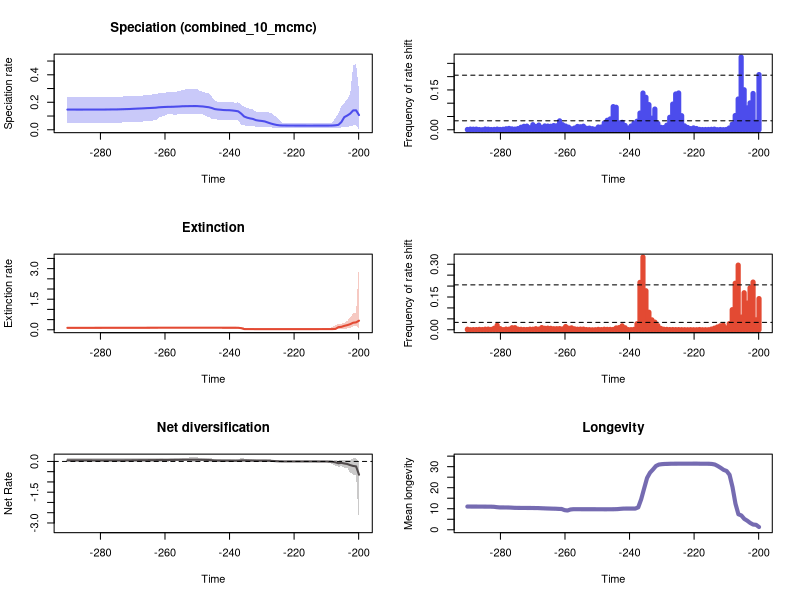

This figure's R source:


pdf(file='C:/Users/SimoesLabAdmin/Documents/pyrate_workshop/rjmcmc/RTT_plots.pdf',width=10, height=15)
par(mfrow=c(3,2))
library(scales)

time=c(-199.88428268500002, -200.79696805500004,-201.709653425,-202.62233879500002,-203.53502416500004,-204.447709535,-205.36039490500002,-206.27308027499998,-207.185765645,-208.09845101500002,-209.011136385,-209.923821755,-210.83650712500003,-211.749192495,-212.661877865,-213.57456323500003,-214.487248605,-215.399933975,-216.31261934500003,-217.225304715,-218.137990085,-219.05067545500003,-219.963360825,-220.87604619500001,-221.78873156500003,-222.701416935,-223.61410230500002,-224.52678767500004,-225.439473045,-226.35215841500002,-227.26484378500004,-228.177529155,-229.09021452500002,-230.00289989500004,-230.915585265,-231.82827063500002,-232.74095600500004,-233.653641375,-234.56632674500003,-235.479012115,-236.391697485,-237.30438285500003,-238.217068225,-239.129753595,-240.04243896500003,-240.955124335,-241.867809705,-242.78049507500003,-243.693180445,-244.60586581500002,-245.51855118500004,-246.431236555,-247.34392192500002,-248.25660729500004,-249.169292665,-250.08197803500002,-250.99466340500004,-251.907348775,-252.82003414500002,-253.73271951500004,-254.645404885,-255.55809025500002,-256.47077562500004,-257.383460995,-258.296146365,-259.20883173500005,-260.121517105,-261.03420247500003,-261.94688784500005,-262.859573215,-263.77225858500003,-264.684943955,-265.597629325,-266.51031469500003,-267.423000065,-268.335685435,-269.24837080500004,-270.161056175,-271.073741545,-271.98642691500004,-272.899112285,-273.811797655,-274.72448302500004,-275.637168395,-276.549853765,-277.46253913500004,-278.375224505,-279.287909875,-280.20059524500004,-281.113280615,-282.025965985,-282.93865135500005,-283.851336725,-284.76402209500003,-285.67670746500005,-286.589392835,-287.50207820500003,-288.41476357500005,-289.327448945,-290.24013431500003)
rate=c(0.10692762002462458, 0.14143063194730743,0.1408583720387396,0.1175638399892511,0.10347438594707739,0.09188846666765288,0.05577011122500336,0.035884385284197365,0.03260960086323869,0.03098234134550358,0.03044540423366038,0.030293728951942028,0.03026707434879625,0.030276536957536328,0.030293728951942028,0.030294239289929477,0.03023486351782015,0.030247746131309088,0.030262960975038184,0.030293728951942028,0.030300512930786044,0.030335442682269884,0.030399050537897012,0.030581999399352536,0.030689041407008698,0.03088374762774341,0.03112660002387566,0.032073788515928944,0.03514885300298991,0.04002259940447517,0.04592814496183137,0.053086008321079486,0.06064941003145962,0.06413567502457695,0.06636939536197832,0.07003087664946578,0.07871955853799008,0.08272791231549834,0.08817155055708176,0.09660287073454682,0.11753000251362739,0.134023723225072,0.1377003517932866,0.14031670112164624,0.14230019583661077,0.14267658030621888,0.14356170898960313,0.14580270939297765,0.1474693161662518,0.15060465296069875,0.15835562668421505,0.16384653664036916,0.1665168796950761,0.16951697458473838,0.17073412226032275,0.17234104870396855,0.17240697891896128,0.17228254024890138,0.17182312189279342,0.17150017240326113,0.1710303791613676,0.1694901968314205,0.16857026684417498,0.1674887342792721,0.16691914447582898,0.16666243986407747,0.1658144837335493,0.1646504885369544,0.16327453936117287,0.16049472560382078,0.15946222011705122,0.15827012815203823,0.15744070409959052,0.15614290430935146,0.1550796393368125,0.15428795520969718,0.15322190746312603,0.15218344862003794,0.15088296437425952,0.15030871154267716,0.1495547311319481,0.14886425201060963,0.14812575398110864,0.14798586294078142,0.1478047387163846,0.14752008074073258,0.14719970199113516,0.14700991009282016,0.14698451633895418,0.14694458306318497,0.14690239753644202,0.14689429279650956,0.1468826589675975,0.14684458720998553,0.14677371099045006,0.14676332358068325,0.14677371099045006,0.14689313391692238,0.14688798279002532,0.146953991660505)
minHPD=c(0.0013286725953183893, 0.03351336335662924,0.03158179587050535,0.024474029602170617,0.021860579526730265,0.020764458917824823,0.01771391734824462,0.01179726794492273,0.01179726794492273,0.012115759307238237,0.013173826836856636,0.012670011170462679,0.012670011170462679,0.012704188150016638,0.012670011170462679,0.012670011170462679,0.013173826836856636,0.013173826836856636,0.013173826836856636,0.013173826836856636,0.013103651654014668,0.013030772832812334,0.012670011170462679,0.013173826836856636,0.013173826836856636,0.012615563010324614,0.012670011170462679,0.01179726794492273,0.013324881367684624,0.01415886571340807,0.020526010446565778,0.02079267620491833,0.02079267620491833,0.020826445687196753,0.021274767961725463,0.02233684572196192,0.026636168716856864,0.02732268098732407,0.027926940490020785,0.03226451612352614,0.03496633614530544,0.06780189071563826,0.06878858251834107,0.07144423091079627,0.07140703292524275,0.07140703292524275,0.07144423091079627,0.07390240183301501,0.07468584565481907,0.07499925837069762,0.07809248850458099,0.09334822856599737,0.10018936303841994,0.11184147535578999,0.11294564385978159,0.1122589343490455,0.11184147535578999,0.11212812826659982,0.11212812826659982,0.11294564385978159,0.11103120174902989,0.11216437026287453,0.11088745508946811,0.11103120174902989,0.11216437026287453,0.11170473664821651,0.10224572020164009,0.09634065549908738,0.08968650417222426,0.06944645981770699,0.06784003471087335,0.0630781153292354,0.062101541399453376,0.06214179622590244,0.054280659015724056,0.05705094769660646,0.054525213294776394,0.05496305118703645,0.05480960315747323,0.05504099232311045,0.05462523898017182,0.05171672863253143,0.05252930694981419,0.05252930694981419,0.05252930694981419,0.05252091768085915,0.05252091768085915,0.05252091768085915,0.05216083432933378,0.05216083432933378,0.05252091768085915,0.05252930694981419,0.05252930694981419,0.05252930694981419,0.05252930694981419,0.05252930694981419,0.05252091768085915,0.05252091768085915,0.05252930694981419,0.05252091768085915)
maxHPD=c(0.2844054404718683, 0.4810406908829116,0.46563254903878876,0.26071613656788983,0.22186720087104408,0.19601632108709585,0.17399830582842302,0.11697452197234887,0.08721151296472439,0.053600615586302094,0.049551355811786685,0.04807739687463674,0.0479442694908537,0.04795804409825446,0.047868829910490795,0.0478536885203316,0.04805362335853666,0.04795804409825446,0.04795804409825446,0.04799437051230955,0.04795804409825446,0.0481084079406055,0.047957504484866194,0.049397494228450405,0.04995839573791427,0.05080061617311941,0.05274925550486497,0.06801994240112691,0.09384836150005946,0.10643646551765637,0.12463743541868175,0.12629051154934784,0.1265833949072699,0.12738066487133215,0.12850326445029847,0.13180991467967415,0.1473367692783296,0.1522564531347728,0.15984175413751814,0.16995417598604068,0.1817511320957063,0.1995671455094031,0.1968164341142369,0.20009283572910297,0.20242633858633,0.20279545274277785,0.2026226032704648,0.20492106788560893,0.20494513005460838,0.21269155432575942,0.240199317336342,0.2663135688912512,0.2702687882972074,0.2772497727262373,0.28178230872124793,0.2978626429660824,0.2978626429660824,0.2999799096533808,0.29500745860744365,0.2934686580767304,0.2901118153526924,0.28178230872124793,0.2774442513507836,0.27363166751461593,0.27363166751461593,0.2733694006315496,0.2694628756255862,0.265624432588734,0.2663804652176809,0.2570760904972563,0.2570760904972563,0.25253215071774926,0.25163028228179307,0.2515206499805972,0.24375407735738916,0.24769187281259253,0.24375407735738916,0.24375407735738916,0.2432002833259058,0.2432002833259058,0.2424877294613666,0.23885247439096036,0.23773504895801106,0.23773504895801106,0.23773504895801106,0.23773504895801106,0.2378570648341089,0.23773504895801106,0.23717777592736355,0.23717777592736355,0.23773504895801106,0.23773504895801106,0.23773504895801106,0.23773504895801106,0.23773504895801106,0.23773504895801106,0.23784037315064316,0.23784037315064316,0.23800709210422255,0.23885247439096036)
remove_na = !is.na(rate)
time = time[remove_na]
plot(time,time,type = 'n', ylim = c(0, 0.5291447599712028), xlim = c(-290.696477,-199.42794), ylab = 'Speciation rate', xlab = 'Time',main='Speciation (combined_10_mcmc)' )
polygon(c(time, rev(time)), c(maxHPD[remove_na], rev(minHPD[remove_na])), col = alpha('#4c4cec',0.3), border = NA)
lines(time,rate[remove_na], col = '#4c4cec', lwd=2)
mids=c(-199.8888922070707, -200.81079662121212,-201.73270103535356,-202.65460544949497,-203.57650986363637,-204.49841427777778,-205.4203186919192,-206.34222310606063,-207.26412752020204,-208.18603193434345,-209.10793634848486,-210.02984076262626,-210.9517451767677,-211.8736495909091,-212.79555400505052,-213.71745841919193,-214.63936283333334,-215.56126724747475,-216.48317166161618,-217.4050760757576,-218.326980489899,-219.2488849040404,-220.17078931818182,-221.09269373232326,-222.01459814646466,-222.93650256060607,-223.85840697474748,-224.7803113888889,-225.7022158030303,-226.62412021717174,-227.54602463131314,-228.46792904545455,-229.38983345959596,-230.3117378737374,-231.2336422878788,-232.15554670202022,-233.07745111616163,-233.99935553030303,-234.92125994444444,-235.84316435858588,-236.7650687727273,-237.6869731868687,-238.6088776010101,-239.53078201515154,-240.45268642929295,-241.37459084343436,-242.29649525757577,-243.21839967171718,-244.1403040858586,-245.0622085,-245.98411291414143,-246.90601732828284,-247.82792174242425,-248.74982615656566,-249.6717305707071,-250.5936349848485,-251.51553939898992,-252.43744381313132,-253.35934822727273,-254.28125264141414,-255.20315705555558,-256.12506146969696,-257.0469658838384,-257.96887029797983,-258.89077471212124,-259.81267912626265,-260.73458354040406,-261.65648795454547,-262.5783923686869,-263.5002967828283,-264.4222011969697,-265.3441056111111,-266.2660100252525,-267.1879144393939,-268.1098188535354,-269.0317232676768,-269.9536276818182,-270.8755320959596,-271.797436510101,-272.71934092424243,-273.64124533838384,-274.56314975252525,-275.4850541666667,-276.4069585808081,-277.32886299494953,-278.25076740909094,-279.17267182323235,-280.09457623737376,-281.01648065151517,-281.9383850656566,-282.860289479798,-283.7821938939394,-284.7040983080808,-285.6260027222222,-286.5479071363636,-287.4698115505051,-288.3917159646465,-289.3136203787879,-290.2355247929293)
counts=c(0.20777777777777778, 0.028686868686868688,0.13666666666666666,0.10121212121212121,0.08262626262626263,0.1506060606060606,0.2738383838383838,0.11575757575757575,0.053636363636363635,0.02101010101010101,0.006767676767676768,0.0011111111111111111,0.00040404040404040404,0.0009090909090909091,0.00030303030303030303,0.0024242424242424242,0.0017171717171717172,0.0011111111111111111,0.0009090909090909091,0.0008080808080808081,0.0014141414141414141,0.004646464646464647,0.0069696969696969695,0.004343434343434344,0.008787878787878787,0.014646464646464647,0.05303030303030303,0.1384848484848485,0.13474747474747475,0.09666666666666666,0.04696969696969697,0.01717171717171717,0.008282828282828282,0.009292929292929294,0.023737373737373738,0.07797979797979798,0.04363636363636364,0.09474747474747475,0.12232323232323232,0.13828282828282829,0.06292929292929293,0.03212121212121212,0.02484848484848485,0.01404040404040404,0.006464646464646465,0.016262626262626263,0.027878787878787878,0.026363636363636363,0.08474747474747475,0.08717171717171718,0.04080808080808081,0.03575757575757576,0.025656565656565655,0.010404040404040403,0.010505050505050505,0.0022222222222222222,0.00404040404040404,0.006262626262626263,0.005757575757575757,0.013434343434343434,0.011313131313131313,0.012525252525252526,0.006464646464646465,0.0033333333333333335,0.009797979797979799,0.01404040404040404,0.019090909090909092,0.033535353535353536,0.01494949494949495,0.01585858585858586,0.013232323232323233,0.013838383838383839,0.014444444444444444,0.008787878787878787,0.017676767676767676,0.012222222222222223,0.01919191919191919,0.007676767676767677,0.013737373737373737,0.013030303030303031,0.009393939393939394,0.0044444444444444444,0.0024242424242424242,0.0033333333333333335,0.005050505050505051,0.0037373737373737376,0.0019191919191919192,0.0012121212121212121,0.0025252525252525255,0.0013131313131313131,0.0009090909090909091,0.0021212121212121214,0.0028282828282828283,0.00020202020202020202,0.0008080808080808081,0.0024242424242424242,0.0022222222222222222,0.0025252525252525255,0.0011111111111111111)
plot(mids,counts,type = 'h', xlim = c(-290.696477,-199.42794), ylim=c(0,0.2738383838383838), ylab = 'Frequency of rate shift', xlab = 'Time',lwd=5,col='#4c4cec')
bf2 = 0.03381964826237545
bf6 = 0.2054932046109184
abline(h=bf2, lty=2)
abline(h=bf6, lty=2)

time=c(-199.88428268500002, -200.79696805500004,-201.709653425,-202.62233879500002,-203.53502416500004,-204.447709535,-205.36039490500002,-206.27308027499998,-207.185765645,-208.09845101500002,-209.011136385,-209.923821755,-210.83650712500003,-211.749192495,-212.661877865,-213.57456323500003,-214.487248605,-215.399933975,-216.31261934500003,-217.225304715,-218.137990085,-219.05067545500003,-219.963360825,-220.87604619500001,-221.78873156500003,-222.701416935,-223.61410230500002,-224.52678767500004,-225.439473045,-226.35215841500002,-227.26484378500004,-228.177529155,-229.09021452500002,-230.00289989500004,-230.915585265,-231.82827063500002,-232.74095600500004,-233.653641375,-234.56632674500003,-235.479012115,-236.391697485,-237.30438285500003,-238.217068225,-239.129753595,-240.04243896500003,-240.955124335,-241.867809705,-242.78049507500003,-243.693180445,-244.60586581500002,-245.51855118500004,-246.431236555,-247.34392192500002,-248.25660729500004,-249.169292665,-250.08197803500002,-250.99466340500004,-251.907348775,-252.82003414500002,-253.73271951500004,-254.645404885,-255.55809025500002,-256.47077562500004,-257.383460995,-258.296146365,-259.20883173500005,-260.121517105,-261.03420247500003,-261.94688784500005,-262.859573215,-263.77225858500003,-264.684943955,-265.597629325,-266.51031469500003,-267.423000065,-268.335685435,-269.24837080500004,-270.161056175,-271.073741545,-271.98642691500004,-272.899112285,-273.811797655,-274.72448302500004,-275.637168395,-276.549853765,-277.46253913500004,-278.375224505,-279.287909875,-280.20059524500004,-281.113280615,-282.025965985,-282.93865135500005,-283.851336725,-284.76402209500003,-285.67670746500005,-286.589392835,-287.50207820500003,-288.41476357500005,-289.327448945,-290.24013431500003)
rate=c(0.4465297739316165, 0.3644487734746429,0.34515927967285803,0.2746541299696188,0.22718380362748639,0.1923405793572463,0.1415920029576524,0.12900794238677277,0.04025001989127146,0.034066010291988885,0.032595539408280735,0.03224403581720728,0.03215852445287082,0.03186980607262451,0.03165077177409059,0.031433997308034936,0.031347648756431215,0.031316601579476806,0.031311341711157625,0.03130908967945673,0.03130908967945673,0.03130318956414992,0.03130318956414992,0.03130318956414992,0.0313034462362238,0.0313038140377,0.0313038140377,0.031305105099435654,0.03130801115659562,0.031311341711157625,0.031313439045884635,0.03131971969450042,0.03132264186035222,0.03134990630139303,0.031392172249314,0.031531609573655514,0.03186130433817034,0.03223456592665855,0.03284868381809251,0.03520266876431537,0.07850847248991462,0.09781658999322425,0.10022544239174372,0.10023536267061778,0.10023536267061778,0.10021869266636237,0.10023564492926829,0.10067796224511294,0.10121887085173081,0.10149292260407554,0.10163656452365935,0.10165555539284533,0.10169766260897198,0.10165555539284533,0.10157343760619064,0.10156964987170536,0.1015382261581057,0.1015382261581057,0.10153087518718928,0.10153054122047475,0.10148004993470688,0.10125724113603646,0.1012173255369506,0.10121615636543928,0.10121615636543928,0.10119627476969666,0.10097980081482515,0.10058970784375634,0.10046808436838174,0.10021869266636237,0.10006656056571475,0.09971147107137525,0.09950107245857068,0.09918163942264692,0.09888870295510171,0.09854100599194127,0.09846386693471594,0.09833784539070808,0.0982797820753768,0.09816058937071531,0.09813490468833395,0.09808697892284912,0.09802235630176384,0.09790389344494181,0.09756943346303071,0.09736003208364205,0.09724470410184799,0.09712267280450405,0.0971171576070563,0.09663030538927905,0.09613001630015414,0.09593583725609864,0.09592767209466525,0.09590141926389431,0.09584724990223598,0.09582647332994518,0.09575637442708408,0.09572756445169428,0.09572192190884882,0.09568862121357846)
minHPD=c(0.07518307453033159, 0.18425906750301246,0.16456375445660693,0.08938609626306813,0.06407493739461921,0.02720132450500402,0.027226248449069238,0.02449121071812861,0.01998916007657294,0.017553106904818642,0.018742947550058103,0.019252204060316507,0.01908393622930934,0.01815106351903861,0.01948406780771443,0.019252204060316507,0.019935830333256476,0.020106346388366007,0.019910890996151082,0.019910890996151082,0.019910890996151082,0.019935830333256476,0.019935830333256476,0.019935830333256476,0.019935830333256476,0.019935830333256476,0.019935830333256476,0.019935830333256476,0.019935830333256476,0.019910890996151082,0.019586301928941282,0.019935830333256476,0.019910890996151082,0.019586301928941282,0.019252204060316507,0.01928870257798218,0.01759740942039068,0.019213115235156078,0.018020517300224963,0.019130957351623675,0.021575644616935723,0.02899885540913854,0.03617067276019679,0.03681757651294651,0.03650795482459856,0.0369050708705796,0.054114926594122946,0.06695682165795527,0.06977649098551213,0.07003411109286851,0.07197262312137115,0.07193317404605973,0.07197262312137115,0.07193317404605973,0.07155391731122729,0.07155391731122729,0.07157624270247971,0.07157624270247971,0.07155391731122729,0.07155391731122729,0.07017333201524445,0.07197262312137115,0.07115062173315365,0.06943711136346786,0.06949004947581516,0.06789933895222132,0.06693619699359753,0.06612526365280182,0.06612526365280182,0.06505203254470314,0.06293319704163443,0.0627123877689573,0.05524917079265074,0.05114137072372788,0.04520656582389735,0.04099688347854359,0.039523070971286316,0.039523070971286316,0.041458082343714495,0.04133101822565212,0.039360221972209015,0.039390478127617624,0.039390478127617624,0.03913013090939532,0.035928690497171956,0.030799926494320038,0.030947303250609504,0.031740087986187,0.03175983686366508,0.028660343147493283,0.02202824242824132,0.022974238539749652,0.022974238539749652,0.022974238539749652,0.02266540119613608,0.02266540119613608,0.022934648458434414,0.022934648458434414,0.022934648458434414,0.022934648458434414)
maxHPD=c(3.244712889647304, 0.8313653905238149,0.7941365652163608,0.6087629149506378,0.4336488937560767,0.3398588875814036,0.2942302464374987,0.2823899696249444,0.21677313762824568,0.13819241501809462,0.09052427118052407,0.07430412660213032,0.06921991816500579,0.05468175561432086,0.04650680990420706,0.044415669007218564,0.044034370803791044,0.04398959675592601,0.04371116732615121,0.043681977477352876,0.043681977477352876,0.04364991807703405,0.04364991807703405,0.04364991807703405,0.04366857716944501,0.04366857716944501,0.04366857716944501,0.043670067457132956,0.043681977477352876,0.04371116732615121,0.04343607709531424,0.0438869218717706,0.043959175229468614,0.04386906872368472,0.044023324838090266,0.04645460982481656,0.07662874696426705,0.08743269660002362,0.09510907137228863,0.11066156901188073,0.12150957338995123,0.13284703974686024,0.13351626379124232,0.1335223299731056,0.13317217046785665,0.1335223299731056,0.14981790586767899,0.14786762342594142,0.14099273085497624,0.13877712657037622,0.13877712657037622,0.13860097172579716,0.13829696242145872,0.13824563554454097,0.13776040848199264,0.13776040848199264,0.1374296834004415,0.1374296834004415,0.1374296834004415,0.13745835457102354,0.13645266612810658,0.13896791638757433,0.13896791638757433,0.13760187559188053,0.1389594507379586,0.14265031913490595,0.14281612459457763,0.1411381187189892,0.14179127869601343,0.1427790723274132,0.14256926728367875,0.14622733353345366,0.1426099388340376,0.1423655239107803,0.1397342820814556,0.1376240870484502,0.13655421290870637,0.13672185087406777,0.13896791638757433,0.13896791638757433,0.13693159617180722,0.13693159617180722,0.13693159617180722,0.13693159617180722,0.13692084518666522,0.13317217046785665,0.13317217046785665,0.13367290475160815,0.13367290475160815,0.13317217046785665,0.13381113500541392,0.13655421290870637,0.13645266612810658,0.1365798758255722,0.1365798758255722,0.1365798758255722,0.13670647058392826,0.1365798758255722,0.1365798758255722,0.1365798758255722)
remove_na = !is.na(rate)
time = time[remove_na]
plot(time,time,type = 'n', ylim = c(0, 3.569184178612035), xlim = c(-290.696477,-199.42794), ylab = 'Extinction rate', xlab = 'Time',main='Extinction' )
polygon(c(time, rev(time)), c(maxHPD[remove_na], rev(minHPD[remove_na])), col = alpha('#e34a33',0.3), border = NA)
lines(time,rate[remove_na], col = '#e34a33', lwd=2)
mids=c(-199.8888922070707, -200.81079662121212,-201.73270103535356,-202.65460544949497,-203.57650986363637,-204.49841427777778,-205.4203186919192,-206.34222310606063,-207.26412752020204,-208.18603193434345,-209.10793634848486,-210.02984076262626,-210.9517451767677,-211.8736495909091,-212.79555400505052,-213.71745841919193,-214.63936283333334,-215.56126724747475,-216.48317166161618,-217.4050760757576,-218.326980489899,-219.2488849040404,-220.17078931818182,-221.09269373232326,-222.01459814646466,-222.93650256060607,-223.85840697474748,-224.7803113888889,-225.7022158030303,-226.62412021717174,-227.54602463131314,-228.46792904545455,-229.38983345959596,-230.3117378737374,-231.2336422878788,-232.15554670202022,-233.07745111616163,-233.99935553030303,-234.92125994444444,-235.84316435858588,-236.7650687727273,-237.6869731868687,-238.6088776010101,-239.53078201515154,-240.45268642929295,-241.37459084343436,-242.29649525757577,-243.21839967171718,-244.1403040858586,-245.0622085,-245.98411291414143,-246.90601732828284,-247.82792174242425,-248.74982615656566,-249.6717305707071,-250.5936349848485,-251.51553939898992,-252.43744381313132,-253.35934822727273,-254.28125264141414,-255.20315705555558,-256.12506146969696,-257.0469658838384,-257.96887029797983,-258.89077471212124,-259.81267912626265,-260.73458354040406,-261.65648795454547,-262.5783923686869,-263.5002967828283,-264.4222011969697,-265.3441056111111,-266.2660100252525,-267.1879144393939,-268.1098188535354,-269.0317232676768,-269.9536276818182,-270.8755320959596,-271.797436510101,-272.71934092424243,-273.64124533838384,-274.56314975252525,-275.4850541666667,-276.4069585808081,-277.32886299494953,-278.25076740909094,-279.17267182323235,-280.09457623737376,-281.01648065151517,-281.9383850656566,-282.860289479798,-283.7821938939394,-284.7040983080808,-285.6260027222222,-286.5479071363636,-287.4698115505051,-288.3917159646465,-289.3136203787879,-290.2355247929293)
counts=c(0.14272727272727273, 0.04575757575757576,0.21828282828282827,0.1923232323232323,0.12222222222222222,0.1694949494949495,0.05808080808080808,0.295959595959596,0.21303030303030304,0.09202020202020202,0.02797979797979798,0.008484848484848486,0.021212121212121213,0.01808080808080808,0.012626262626262626,0.007272727272727273,0.0030303030303030303,0.00020202020202020202,0.00020202020202020202,0.00020202020202020202,0.0011111111111111111,0.00010101010101010101,0.00020202020202020202,0.000505050505050505,0.00010101010101010101,0.00030303030303030303,0.000505050505050505,0.0008080808080808081,0.0007070707070707071,0.00101010101010101,0.0009090909090909091,0.0017171717171717172,0.0023232323232323234,0.006161616161616161,0.01898989898989899,0.03494949494949495,0.045454545454545456,0.0803030303030303,0.1786868686868687,0.3329292929292929,0.21686868686868688,0.027676767676767678,0.0018181818181818182,0.0006060606060606061,0.0008080808080808081,0.009191919191919192,0.01808080808080808,0.009898989898989899,0.008282828282828282,0.0015151515151515152,0.0017171717171717172,0.0018181818181818182,0.0023232323232323234,0.0008080808080808081,0.0018181818181818182,0.00030303030303030303,0.0,0.000505050505050505,0.0008080808080808081,0.0030303030303030303,0.0030303030303030303,0.0025252525252525255,0.004242424242424243,0.008787878787878787,0.007272727272727273,0.014747474747474747,0.00393939393939394,0.005454545454545455,0.004949494949494949,0.0048484848484848485,0.006464646464646465,0.007272727272727273,0.006767676767676768,0.01,0.0028282828282828283,0.004949494949494949,0.0024242424242424242,0.0028282828282828283,0.0011111111111111111,0.0013131313131313131,0.0021212121212121214,0.0030303030303030303,0.009595959595959595,0.009393939393939394,0.0026262626262626263,0.0031313131313131315,0.0006060606060606061,0.005151515151515152,0.020606060606060607,0.0069696969696969695,0.0017171717171717172,0.0030303030303030303,0.0026262626262626263,0.00101010101010101,0.0018181818181818182,0.0008080808080808081,0.0008080808080808081,0.00030303030303030303,0.0025252525252525255)
plot(mids,counts,type = 'h', xlim = c(-290.696477,-199.42794), ylim=c(0,0.3329292929292929), ylab = 'Frequency of rate shift', xlab = 'Time',lwd=5,col='#e34a33')
abline(h=bf2, lty=2)
abline(h=bf6, lty=2)
#Net Diversification Rate
time=c(-199.88428268500002, -200.79696805500004,-201.709653425,-202.62233879500002,-203.53502416500004,-204.447709535,-205.36039490500002,-206.27308027499998,-207.185765645,-208.09845101500002,-209.011136385,-209.923821755,-210.83650712500003,-211.749192495,-212.661877865,-213.57456323500003,-214.487248605,-215.399933975,-216.31261934500003,-217.225304715,-218.137990085,-219.05067545500003,-219.963360825,-220.87604619500001,-221.78873156500003,-222.701416935,-223.61410230500002,-224.52678767500004,-225.439473045,-226.35215841500002,-227.26484378500004,-228.177529155,-229.09021452500002,-230.00289989500004,-230.915585265,-231.82827063500002,-232.74095600500004,-233.653641375,-234.56632674500003,-235.479012115,-236.391697485,-237.30438285500003,-238.217068225,-239.129753595,-240.04243896500003,-240.955124335,-241.867809705,-242.78049507500003,-243.693180445,-244.60586581500002,-245.51855118500004,-246.431236555,-247.34392192500002,-248.25660729500004,-249.169292665,-250.08197803500002,-250.99466340500004,-251.907348775,-252.82003414500002,-253.73271951500004,-254.645404885,-255.55809025500002,-256.47077562500004,-257.383460995,-258.296146365,-259.20883173500005,-260.121517105,-261.03420247500003,-261.94688784500005,-262.859573215,-263.77225858500003,-264.684943955,-265.597629325,-266.51031469500003,-267.423000065,-268.335685435,-269.24837080500004,-270.161056175,-271.073741545,-271.98642691500004,-272.899112285,-273.811797655,-274.72448302500004,-275.637168395,-276.549853765,-277.46253913500004,-278.375224505,-279.287909875,-280.20059524500004,-281.113280615,-282.025965985,-282.93865135500005,-283.851336725,-284.76402209500003,-285.67670746500005,-286.589392835,-287.50207820500003,-288.41476357500005,-289.327448945,-290.24013431500003)
net_rate=c(-0.6476278096170444, -0.24163667816391884,-0.22028277244124947,-0.1800477586898993,-0.12387775797461838,-0.09946756336682068,-0.0700220024542487,-0.08810837213839338,-0.04338402210784101,-0.016415700741122603,-0.006758444754487329,-0.004634594596708861,-0.004037753179825507,-0.0028723414689146433,-0.0019113556809266282,-0.0011405515224079284,-0.0009451466147384614,-0.0008506135610206943,-0.0008316038551106432,-0.0008045793154697791,-0.0007976396594840023,-0.0007085900456252555,-0.000602495418369928,-0.0003244485546756434,-0.00015437436754227283,0.00021096552353896717,0.0006808541081343976,0.0028843991999053546,0.009977749147618658,0.02061051837074577,0.029493046208949544,0.03276322254914037,0.03442330227598571,0.03490130062491879,0.03541943231182689,0.036377656079238055,0.04172633019046231,0.04491781942665539,0.049508023756009045,0.05110178993939247,0.0497067932120241,0.03558821192258052,0.03299447207536012,0.03549460798218022,0.03760946688546208,0.03809468826880862,0.03883501377329754,0.039915635425391234,0.041033041909672524,0.045747858280129026,0.058906400714988365,0.06939103693298757,0.07356414170242798,0.07822298986472669,0.080415887282504,0.08516719943784609,0.08520523870937634,0.08503934777485621,0.08414864976842487,0.08308539969667755,0.08233049916670654,0.07839792595109574,0.07721540322832575,0.07530681157960209,0.07304373286956535,0.06722416469774599,0.06716372644958056,0.07075979425549446,0.06845776725457565,0.0657350406823033,0.06442139721177059,0.06308994127023233,0.06232705624785861,0.061193285788947185,0.05989338986000806,0.059282764156433736,0.05773991966387622,0.05647707623017779,0.0544201256228005,0.053669261062907564,0.05219103145798924,0.05086814370791024,0.049811970925309826,0.04981778015686953,0.050429589707127014,0.05063214801173491,0.05023832934431492,0.05007727277726004,0.0499886714803828,0.051010252721696805,0.052504339957997075,0.05298119214952913,0.05299085991500089,0.05309419596173207,0.05320593408302576,0.05325504828980252,0.05342626443965086,0.05384822006322922,0.054021359196316454,0.05431703199751977)
net_minHPD=c(-3.029242341056802, -0.6859256806003186,-0.6358696316956914,-0.5423662670651679,-0.32440847681142027,-0.3034214879393428,-0.23658154605508647,-0.2617253088816132,-0.19807942590578498,-0.13422593382853384,-0.0656930304399264,-0.04205906571397151,-0.034535846270346435,-0.023802231902575573,-0.0200431032597695,-0.01899532733084259,-0.018049284228871112,-0.018049284228871112,-0.018049284228871112,-0.018034359622052878,-0.018049284228871112,-0.018049284228871112,-0.018043690163350324,-0.01919824138833276,-0.019171248521555214,-0.019529665685658358,-0.02098050050473666,-0.02290541244736847,-0.017846848262674655,-0.01901775369857864,-0.016475346839117458,-0.016330324218413808,-0.016330324218413808,-0.01621612226405317,-0.01621612226405317,-0.015264280148238038,-0.012576220972180776,-0.013028747674923916,-0.0226080987108795,-0.031001940230622513,-0.04157231224116942,-0.04721763890848513,-0.039225783594535976,-0.03820944483578764,-0.03368206783061549,-0.03393807225335205,-0.032810694691478084,-0.03380475896088517,-0.03417227392973167,-0.0414716861272839,-0.030071670777626833,-0.011649230917878423,-0.0061748773616011055,0.0017879361121602433,0.0017879361121602433,-0.0030777277542683723,-0.003767710154643264,-0.004068180328096041,-0.005299828755325947,-0.0017256337690628731,0.001530548942324933,-0.0015992170402563677,-0.0025075305992370567,-0.0019447586118939153,-0.0017934523009898728,-0.005672353224886295,-0.012534309841511493,-0.012534309841511493,-0.02495156613507163,-0.03469202066040927,-0.039711933649352715,-0.03973598872861274,-0.040182464971781406,-0.04680293627768067,-0.04680293627768067,-0.04680293627768067,-0.04712775149941899,-0.04680293627768067,-0.04731411554725125,-0.04731411554725125,-0.04680293627768067,-0.04680293627768067,-0.04678750740107113,-0.04979188228754487,-0.0496776322924801,-0.04678750740107113,-0.04744206707394949,-0.04678750740107113,-0.04680293627768067,-0.04744206707394949,-0.04744206707394949,-0.04712775149941899,-0.04712775149941899,-0.04680293627768067,-0.04731411554725125,-0.04732537450894142,-0.04680293627768067,-0.04680293627768067,-0.04680293627768067,-0.04744206707394949)
net_maxHPD=c(-0.035158734196341, 0.16759039821821495,0.16214459314429164,0.06299435190538683,0.07667074079361608,0.08149511225622556,0.06762796585951002,0.03385185683722429,0.06633252990322704,0.02620752397771528,0.02411288268727427,0.02375331644361795,0.023814472144054244,0.02220621279186884,0.021330944172459378,0.020034898285068825,0.01994724594843141,0.019556509241185408,0.019519493109775406,0.019556509241185408,0.019519493109775406,0.019556509241185408,0.019875022667904734,0.01994724594843141,0.02056924495532324,0.021748693898533747,0.022552684448344268,0.037609128182620306,0.06720250853556858,0.0792283764809836,0.09761145112870043,0.09974227012356027,0.09903862173532094,0.0996230250110082,0.0996230250110082,0.10479241609325851,0.1248610910490926,0.13439705766705493,0.13678827930749582,0.14361072973014102,0.1547874852154029,0.12034042545882831,0.09855419392601653,0.0985331985283682,0.10085978795555302,0.10042224905956129,0.1011269203156639,0.10360612356967704,0.10920693796052422,0.11452195072030569,0.1450345927170735,0.16651138931376866,0.16982064741649044,0.17753977515814567,0.1822512183375889,0.1948626704188864,0.1948626704188864,0.19477387148534708,0.18902349570468066,0.1882813586168665,0.18902349570468066,0.17708170819138577,0.17306434088653708,0.17140072787304947,0.17306434088653708,0.179350087902583,0.17517224357579453,0.1683822670477232,0.16337487574233112,0.16305605927272732,0.16135327436840474,0.16139130005860908,0.16139130005860908,0.15348993042509132,0.15190843476392776,0.15221288308115746,0.1514086536830357,0.15106742160420472,0.1495220898560688,0.1495220898560688,0.14919060914893886,0.1487528152001667,0.1482237936645604,0.14510569133684778,0.1450345927170735,0.1481180141048477,0.1482237936645604,0.1495220898560688,0.1494994213403646,0.1497780420017883,0.1482237936645604,0.1482237936645604,0.1482237936645604,0.1482237936645604,0.1482237936645604,0.1482237936645604,0.1490805263022247,0.1495220898560688,0.1497780420017883,0.15019705489316876)
remove_na = !is.na(net_rate)
time = time[remove_na]
plot(time,time,type = 'n', ylim = c(-3.3321665751624825, 0.21434893746077507), xlim = c(-290.696477,-199.42794), ylab = 'Net Rate', xlab = 'Time',lwd=2, main='Net diversification', col= '#504A4B' )
polygon(c(time, rev(time)), c(net_maxHPD[remove_na], rev(net_minHPD[remove_na])), col = alpha('#504A4B',0.3), border = NA)
lines(time,net_rate[remove_na], col = '#504A4B', lwd=2)
abline(h=0,lty=2)


time=c(-199.88428268500002, -200.79696805500004,-201.709653425,-202.62233879500002,-203.53502416500004,-204.447709535,-205.36039490500002,-206.27308027499998,-207.185765645,-208.09845101500002,-209.011136385,-209.923821755,-210.83650712500003,-211.749192495,-212.661877865,-213.57456323500003,-214.487248605,-215.399933975,-216.31261934500003,-217.225304715,-218.137990085,-219.05067545500003,-219.963360825,-220.87604619500001,-221.78873156500003,-222.701416935,-223.61410230500002,-224.52678767500004,-225.439473045,-226.35215841500002,-227.26484378500004,-228.177529155,-229.09021452500002,-230.00289989500004,-230.915585265,-231.82827063500002,-232.74095600500004,-233.653641375,-234.56632674500003,-235.479012115,-236.391697485,-237.30438285500003,-238.217068225,-239.129753595,-240.04243896500003,-240.955124335,-241.867809705,-242.78049507500003,-243.693180445,-244.60586581500002,-245.51855118500004,-246.431236555,-247.34392192500002,-248.25660729500004,-249.169292665,-250.08197803500002,-250.99466340500004,-251.907348775,-252.82003414500002,-253.73271951500004,-254.645404885,-255.55809025500002,-256.47077562500004,-257.383460995,-258.296146365,-259.20883173500005,-260.121517105,-261.03420247500003,-261.94688784500005,-262.859573215,-263.77225858500003,-264.684943955,-265.597629325,-266.51031469500003,-267.423000065,-268.335685435,-269.24837080500004,-270.161056175,-271.073741545,-271.98642691500004,-272.899112285,-273.811797655,-274.72448302500004,-275.637168395,-276.549853765,-277.46253913500004,-278.375224505,-279.287909875,-280.20059524500004,-281.113280615,-282.025965985,-282.93865135500005,-283.851336725,-284.76402209500003,-285.67670746500005,-286.589392835,-287.50207820500003,-288.41476357500005,-289.327448945,-290.24013431500003)
rate=c(1.305479512009977, 2.34978497297908,2.4840380607415606,3.247359652648715,4.306376717413727,5.166803063142624,6.806805517316106,7.373539498691408,12.405519712052048,20.27324056901897,26.136147818040804,27.94471355214434,28.461871243782287,29.437659899559524,30.295035376061076,31.017473783698772,31.284061379442488,31.378965294637798,31.39215574404903,31.39781002259025,31.397289353329672,31.43545179450059,31.43545179450059,31.42929666368757,31.426309205074126,31.422241134335152,31.422241134335152,31.418807215786074,31.41359978803923,31.39752712880246,31.384214955705527,31.32170094326831,31.289178166617724,31.187811599433225,30.99429106039385,30.312174632812983,28.658780906693462,27.154487164544236,24.648038699450222,19.63477685828969,14.519250567132834,10.669924457243017,10.075339108859293,10.07539003127713,10.075668030749265,10.077670077574611,10.063923922872116,9.959583370250172,9.826481003532834,9.774993744636733,9.748524653621951,9.74487996280315,9.735284330643633,9.74032150465791,9.753522249647913,9.753222894576911,9.758076637103072,9.758076637103072,9.759034233889796,9.757268302233175,9.75947097411492,9.78191933700399,9.78705962343149,9.780765278943964,9.640072842910532,9.161472299854632,9.331372785919974,9.88219165802266,9.918324242022996,10.00635350545411,10.033065727071437,10.083396692300516,10.127777646413525,10.185682526340345,10.242664378575375,10.311161043673792,10.32344953587925,10.35207273135887,10.36443625784072,10.373289201230941,10.381335108412452,10.387212695135158,10.405655401062123,10.430111889508265,10.51995239271336,10.586119316419621,10.60387004942664,10.619040439806275,10.621992070967444,10.746928521992208,10.920371192303936,10.97750992352975,10.982858951641193,10.999515970359273,11.011725432994853,11.016396480886453,11.02725340561757,11.03423514922902,11.03768460692054,11.039209645280797)
minHPD=c(1.305479512009977, 2.34978497297908,2.4840380607415606,3.247359652648715,4.306376717413727,5.166803063142624,6.806805517316106,7.373539498691408,12.405519712052048,20.27324056901897,26.136147818040804,27.94471355214434,28.461871243782287,29.437659899559524,30.295035376061076,31.017473783698772,31.284061379442488,31.378965294637798,31.39215574404903,31.39781002259025,31.397289353329672,31.43545179450059,31.43545179450059,31.42929666368757,31.426309205074126,31.422241134335152,31.422241134335152,31.418807215786074,31.41359978803923,31.39752712880246,31.384214955705527,31.32170094326831,31.289178166617724,31.187811599433225,30.99429106039385,30.312174632812983,28.658780906693462,27.154487164544236,24.648038699450222,19.63477685828969,14.519250567132834,10.669924457243017,10.075339108859293,10.07539003127713,10.075668030749265,10.077670077574611,10.063923922872116,9.959583370250172,9.826481003532834,9.774993744636733,9.748524653621951,9.74487996280315,9.735284330643633,9.74032150465791,9.753522249647913,9.753222894576911,9.758076637103072,9.758076637103072,9.759034233889796,9.757268302233175,9.75947097411492,9.78191933700399,9.78705962343149,9.780765278943964,9.640072842910532,9.161472299854632,9.331372785919974,9.88219165802266,9.918324242022996,10.00635350545411,10.033065727071437,10.083396692300516,10.127777646413525,10.185682526340345,10.242664378575375,10.311161043673792,10.32344953587925,10.35207273135887,10.36443625784072,10.373289201230941,10.381335108412452,10.387212695135158,10.405655401062123,10.430111889508265,10.51995239271336,10.586119316419621,10.60387004942664,10.619040439806275,10.621992070967444,10.746928521992208,10.920371192303936,10.97750992352975,10.982858951641193,10.999515970359273,11.011725432994853,11.016396480886453,11.02725340561757,11.03423514922902,11.03768460692054,11.039209645280797)
maxHPD=c(1.305479512009977, 2.34978497297908,2.4840380607415606,3.247359652648715,4.306376717413727,5.166803063142624,6.806805517316106,7.373539498691408,12.405519712052048,20.27324056901897,26.136147818040804,27.94471355214434,28.461871243782287,29.437659899559524,30.295035376061076,31.017473783698772,31.284061379442488,31.378965294637798,31.39215574404903,31.39781002259025,31.397289353329672,31.43545179450059,31.43545179450059,31.42929666368757,31.426309205074126,31.422241134335152,31.422241134335152,31.418807215786074,31.41359978803923,31.39752712880246,31.384214955705527,31.32170094326831,31.289178166617724,31.187811599433225,30.99429106039385,30.312174632812983,28.658780906693462,27.154487164544236,24.648038699450222,19.63477685828969,14.519250567132834,10.669924457243017,10.075339108859293,10.07539003127713,10.075668030749265,10.077670077574611,10.063923922872116,9.959583370250172,9.826481003532834,9.774993744636733,9.748524653621951,9.74487996280315,9.735284330643633,9.74032150465791,9.753522249647913,9.753222894576911,9.758076637103072,9.758076637103072,9.759034233889796,9.757268302233175,9.75947097411492,9.78191933700399,9.78705962343149,9.780765278943964,9.640072842910532,9.161472299854632,9.331372785919974,9.88219165802266,9.918324242022996,10.00635350545411,10.033065727071437,10.083396692300516,10.127777646413525,10.185682526340345,10.242664378575375,10.311161043673792,10.32344953587925,10.35207273135887,10.36443625784072,10.373289201230941,10.381335108412452,10.387212695135158,10.405655401062123,10.430111889508265,10.51995239271336,10.586119316419621,10.60387004942664,10.619040439806275,10.621992070967444,10.746928521992208,10.920371192303936,10.97750992352975,10.982858951641193,10.999515970359273,11.011725432994853,11.016396480886453,11.02725340561757,11.03423514922902,11.03768460692054,11.039209645280797)
remove_na = !is.na(rate)
time = time[remove_na]
plot(time,time,type = 'n', ylim = c(0, 34.57899697395065), xlim = c(-290.696477,-199.42794), ylab = 'Mean longevity', xlab = 'Time',main='Longevity' )
polygon(c(time, rev(time)), c(maxHPD[remove_na], rev(minHPD[remove_na])), col = alpha('#756bb1',0.3), border = NA)
lines(time,rate[remove_na], col = '#756bb1', lwd=4)

n <- dev.off()
